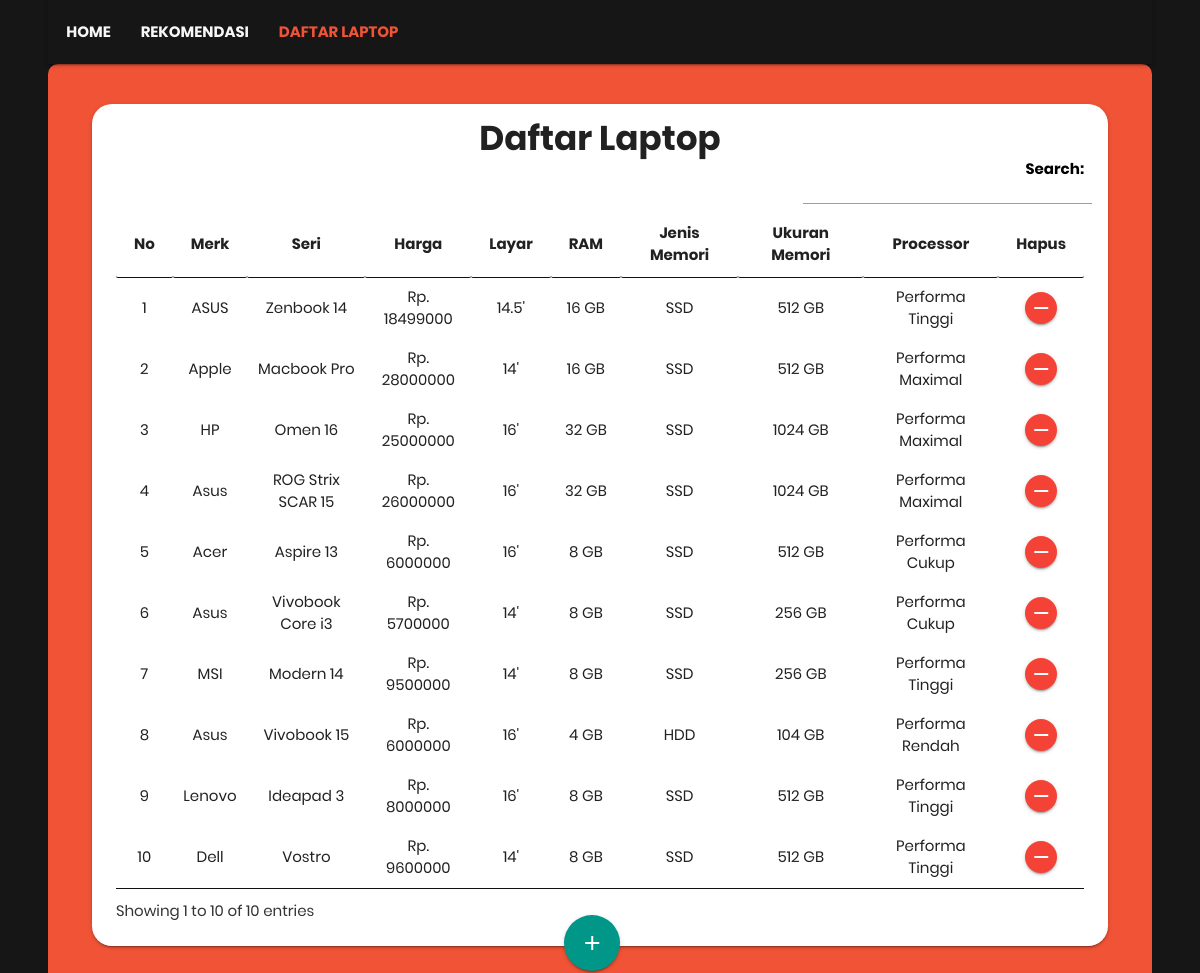
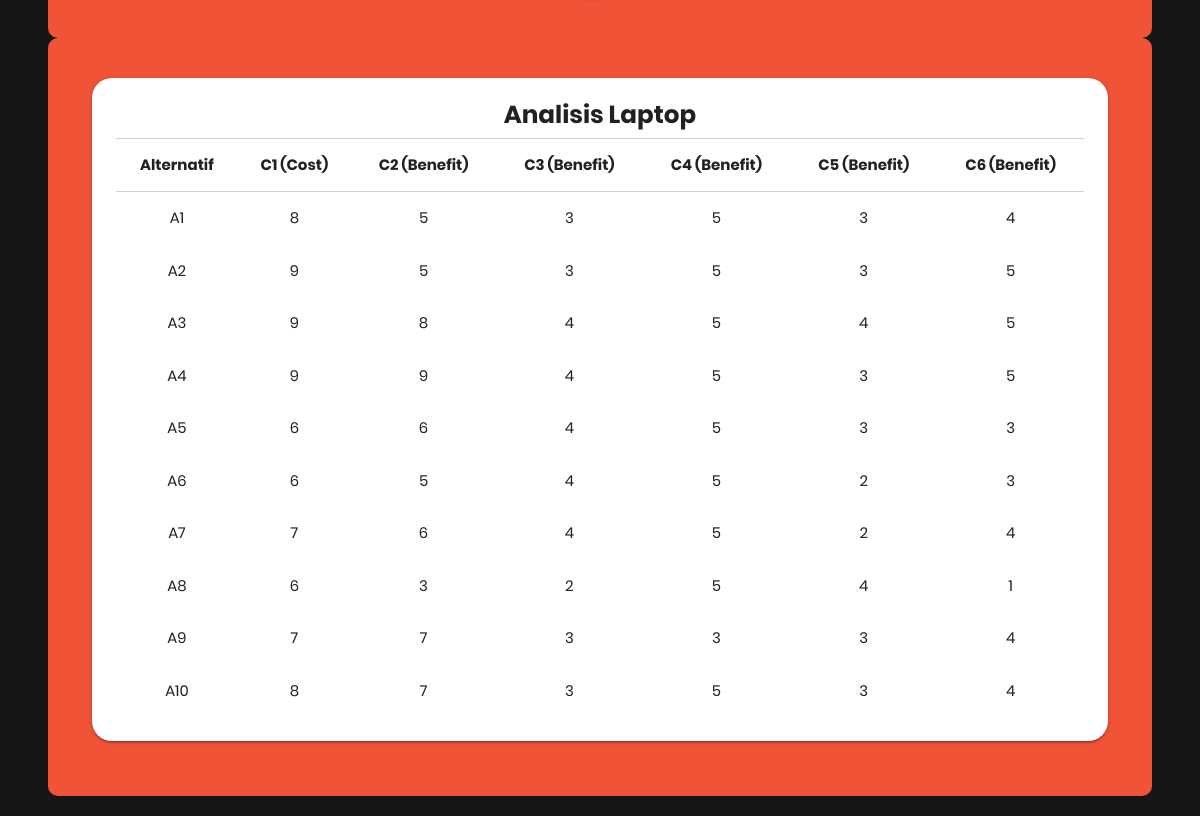
Page /daftar_laptop.php on the earlier database version (2 pictures, top to bottom).
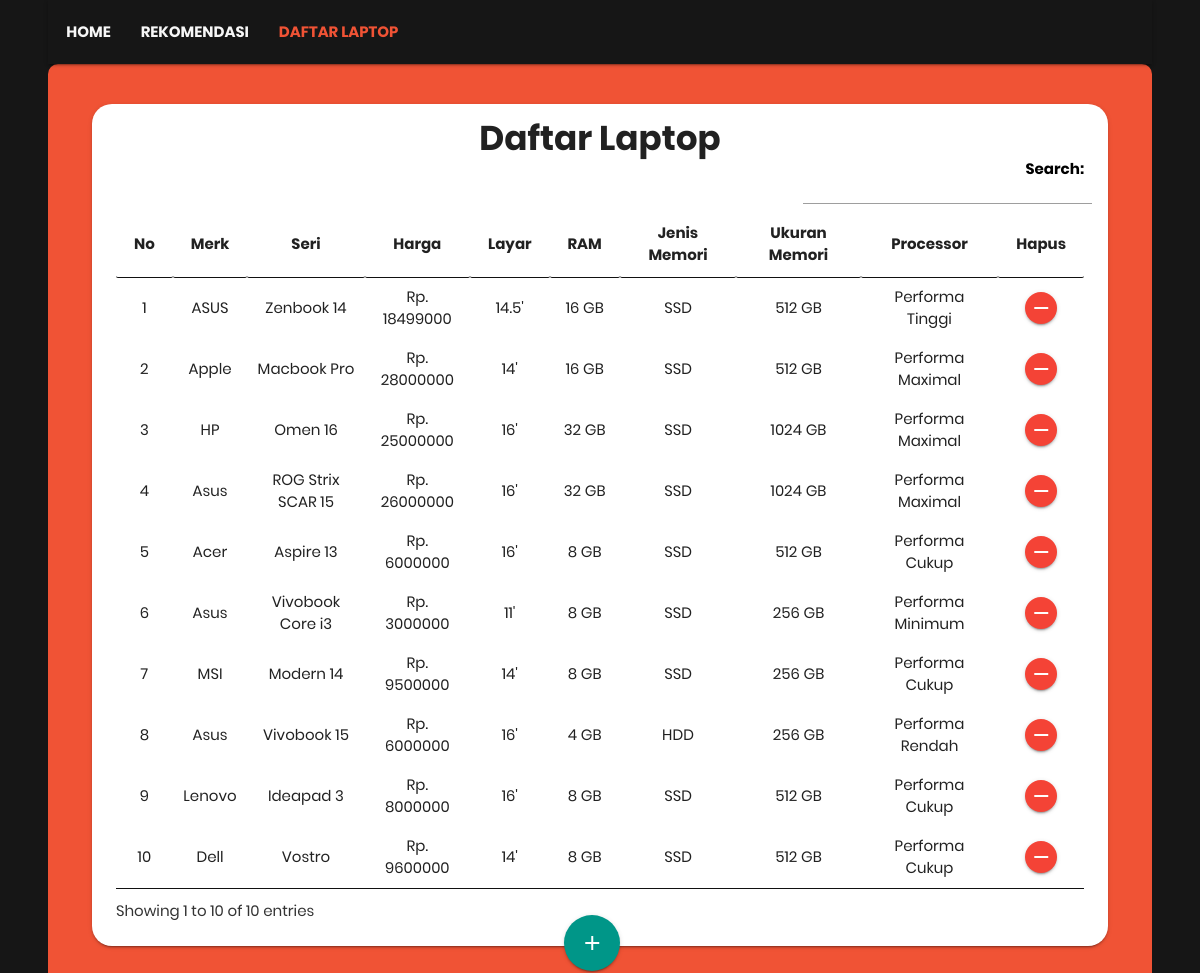
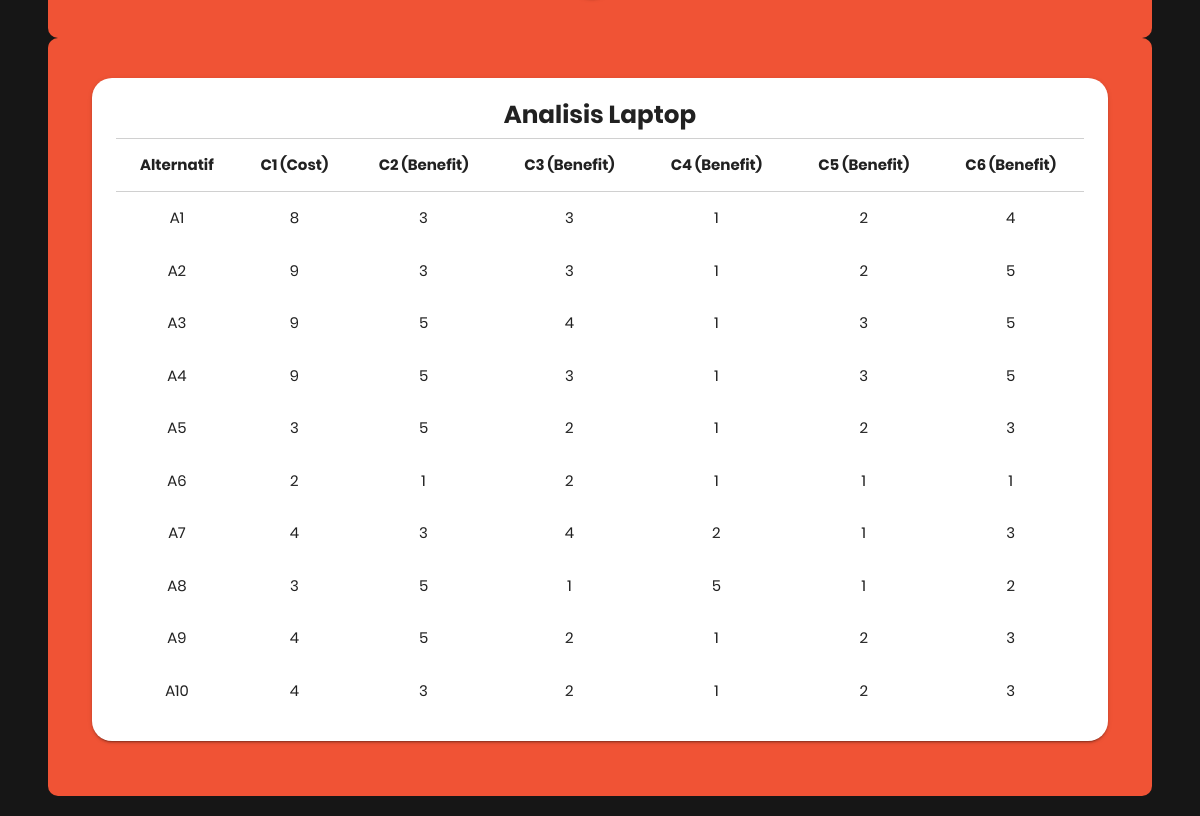
Same page on the later database version (2 pictures, top to bottom).
### tables this page shows
CREATE TABLE `daftar_laptop` (
  `id` int(4) NOT NULL,
  `merk` varchar(256) NOT NULL,
  `seri` varchar(256) NOT NULL,
  `harga` varchar(64) NOT NULL,
  `layar` varchar(64) NOT NULL,
  `ram` varchar(64) NOT NULL,
  `jenis_memory` varchar(64) NOT NULL,
  `ukuran_memory` varchar(64) NOT NULL,
  `processor` varchar(64) NOT NULL,
  `harga_angka` varchar(64) NOT NULL,
  `layar_angka` varchar(64) NOT NULL,
  `ram_angka` varchar(64) NOT NULL,
  `jenis_memory_angka` varchar(64) NOT NULL,
  `ukuran_memory_angka` varchar(64) NOT NULL,
  `processor_angka` varchar(64) NOT NULL
);

### daftar_laptop.php (the view, shortened to what this page needs)
<?php
include('connection.php');
?>
<!DOCTYPE html>
<html>
<head>
	<link type="text/css" rel="stylesheet" href="assets/css/materialize.css"  media="screen,projection"/>
	<link rel="stylesheet" href="assets/css/table.css">
	<link rel="stylesheet" href="assets/css/style.css">
	<link rel="stylesheet" href="https://cdnjs.cloudflare.com/ajax/libs/font-awesome/4.5.0/css/font-awesome.min.css">
	<link rel="stylesheet" type="text/css" href="assets/dataTable/jquery.dataTables.min.css">
</head>
<body style="background-color:#161616; padding-bottom: 20px;">
	<div class="navbar-fixed" style="background-color:#161616">
	<nav style="background-color:#161616">
    	<div class="container" >
            <div class="nav-wrapper" style="background-color:#161616;font-weight:bold;">
                    <ul class="left" style="color:#F7F7F7; margin-left: -52px;">
                        <li><a style="color:#F7F7F7" href="index.php">HOME</a></li>
                        <li><a style="color:#F7F7F7" href="model.php">REKOMENDASI</a></li>
                        <li><a style="color:#F7F7F7" class="active" href="daftar_laptop.php">DAFTAR LAPTOP</a></li>
                    </ul>
            </div>
        </div>
		</nav>
		</div>
	<div style="background-color:#F05335; border-radius: 10px">
		<div class="container">
		    <div class="section-card" style="padding: 25px 0px 20px 0px;">
				<ul>
				    <li>
						<div class="row">
						<div class="card" style="border-radius: 20px;">
								<div class="card-content">
									<center><h4 style="margin-bottom: 0px; margin-top: -8px;font-weight:bold;">Daftar Laptop</h4></center>
									<table id="table_id" class="hover dataTablesCustom" style="width:100%">
											<thead style="border-top: 1px solid #d0d0d0;">
												<tr>
													<th><center>No </center></th>
													<th><center>Merk</center></th>
													<th><center>Seri</center></th>
													<th><center>Harga</center></th>
													<th><center>Layar</center></th>
													<th><center>RAM</center></th>
													<th><center>Jenis Memori</center></th>
													<th><center>Ukuran Memori</center></th>
													<th><center>Processor</center></th>
													<th><center>Hapus</center></th>
												</tr>
											</thead>
											<tbody>
												<?php
												$query=mysqli_query($selectdb,"SELECT * FROM daftar_laptop");
												$no=1;
												while ($data=mysqli_fetch_array($query)) {
												?>
												<tr>
													<td><center><?php echo $no; ?></center></td>
													<td><center><?php echo $data['merk'] ?></center></td>
													<td><center><?php echo $data['seri'] ?></center></td>
													<td><center><?php echo "Rp. ", $data['harga'] ?></center></td>
													<td><center><?php echo $data['layar'],"'" ?></center></td>
													<td><center><?php echo $data['ram']," GB" ?></center></td>
													<td><center><?php echo $data['jenis_memory'] ?></center></td>
													<td><center><?php echo $data['ukuran_memory']," GB" ?></center></td>
													<td><center><?php echo $data['processor'] ?></center></td>
													<td>
														<center>
															<form method="POST">
																<button type="submit" name="hapus_laptop" style="height: 32px; width: 32px;" class="btn-floating btn-small waves-effect waves-light red"><i style="line-height: 32px;" class="material-icons">remove</i></button>
															</form>
														</center>
													</td>
												</tr>
												<?php
														$no++;}
												?>
											</tbody>
									</table>
									</div>
							</div>
							<a href="#tambah" class="btn-floating btn-large waves-effect waves-light teal btn-float-custom"><i class="material-icons">add</i></a>
						</div>
				    </li>
				</ul>
	    	</div>
		</div>
	</div>
	<div style="background-color:#F05335; border-radius: 10px">
		<div class="container">
		    <div class="section-card" style="padding: 25px 0px 20px 0px">
				<ul>
				    <li>
						<div class="row">
							<div class="card" style="border-radius: 20px;">
								<div class="card-content" style="padding-top: 10px;">
									<center><h5 style="margin-bottom: 10px;font-weight:bold;">Analisis Laptop</h5></center>
									<table class="responsive-table">
											<thead style="border-top: 1px solid #d0d0d0;">
												<tr>
													<th><center>Alternatif</center></th>
													<th><center>C1 (Cost)</center></th>
													<th><center>C2 (Benefit)</center></th>
													<th><center>C3 (Benefit)</center></th>
													<th><center>C4 (Benefit)</center></th>
													<th><center>C5 (Benefit)</center></th>
													<th><center>C6 (Benefit)</center></th>
												</tr>
											</thead>
											<tbody>
												<?php
												$query=mysqli_query($selectdb,"SELECT * FROM daftar_laptop");
												$no=1;
												while ($data=mysqli_fetch_array($query)) {
												?>
												<tr>
													<td><center><?php echo "A",$no ?></center></td>
													<td><center><?php echo $data['harga_angka'] ?></center></td>
													<td><center><?php echo $data['layar_angka'] ?></center></td>
													<td><center><?php echo $data['ram_angka'] ?></center></td>
													<td><center><?php echo $data['jenis_memory_angka'] ?></center></td>
													<td><center><?php echo $data['ukuran_memory_angka'] ?></center></td>
													<td><center><?php echo $data['processor_angka'] ?></center></td>
												</tr>
												<?php
														$no++;}
												?>
											</tbody>
									</table>
									</div>
							</div>
						</div>
				    </li>
				</ul>
	    	</div>
		</div>
	</div>
</body>
</html>

### assets/css/style.css (style rules this page uses)
nav ul a, nav .brand-logo { color: #444; }
.section-card { padding-top: 6rem; padding-bottom: 6rem; }
.btn-float-custom { margin-top: -46px; margin-right: 48%; float: right; }

Differences in the rows shown:
changed daftar_laptop "ASUS": layar_angka "5" → "3"; jenis_memory_angka "5" → "1"; ukuran_memory_angka "3" → "2"
changed daftar_laptop "Apple": layar_angka "5" → "3"; jenis_memory_angka "5" → "1"; ukuran_memory_angka "3" → "2"
changed daftar_laptop "HP": layar_angka "8" → "5"; jenis_memory_angka "5" → "1"; ukuran_memory_angka "4" → "3"
changed daftar_laptop "ROG Strix SCAR 15": layar_angka "9" → "5"; ram_angka "4" → "3"; jenis_memory_angka "5" → "1"
changed daftar_laptop "Acer": harga_angka "6" → "3"; layar_angka "6" → "5"; ram_angka "4" → "2"; jenis_memory_angka "5" → "1"; ukuran_memory_angka "3" → "2"
changed daftar_laptop "Vivobook Core i3": harga "5700000" → "3000000"; layar "14" → "11"; processor "Performa Cukup" → "Performa Minimum"; harga_angka "6" → "2"; layar_angka "5" → "1"; ram_angka "4" → "2"; jenis_memory_angka "5" → "1"; ukuran_memory_angka "2" → "1"; processor_angka "3" → "1"
changed daftar_laptop "MSI": processor "Performa Tinggi" → "Performa Cukup"; harga_angka "7" → "4"; layar_angka "6" → "3"; jenis_memory_angka "5" → "2"; ukuran_memory_angka "2" → "1"; processor_angka "4" → "3"
changed daftar_laptop "Vivobook 15": ukuran_memory "104" → "256"; harga_angka "6" → "3"; layar_angka "3" → "5"; ram_angka "2" → "1"; ukuran_memory_angka "4" → "1"; processor_angka "1" → "2"
changed daftar_laptop "Lenovo": processor "Performa Tinggi" → "Performa Cukup"; harga_angka "7" → "4"; layar_angka "7" → "5"; ram_angka "3" → "2"; jenis_memory_angka "3" → "1"; ukuran_memory_angka "3" → "2"; processor_angka "4" → "3"
changed daftar_laptop "Dell": processor "Performa Tinggi" → "Performa Cukup"; harga_angka "8" → "4"; layar_angka "7" → "3"; ram_angka "3" → "2"; jenis_memory_angka "5" → "1"; ukuran_memory_angka "3" → "2"; processor_angka "4" → "3"
